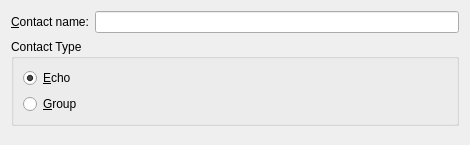
<ui version="4.0" >
 <class>ircAddUI</class>
 <widget class="QWidget" name="ircAddUI" >
  <property name="geometry" >
   <rect>
    <x>0</x>
    <y>0</y>
    <width>466</width>
    <height>145</height>
   </rect>
  </property>
  <layout class="QVBoxLayout" >
   <item>
    <layout class="QHBoxLayout" >
     <property name="spacing" >
      <number>6</number>
     </property>
     <property name="leftMargin" >
      <number>0</number>
     </property>
     <property name="topMargin" >
      <number>0</number>
     </property>
     <property name="rightMargin" >
      <number>0</number>
     </property>
     <property name="bottomMargin" >
      <number>0</number>
     </property>
     <item>
      <widget class="QLabel" name="textLabel1" >
       <property name="toolTip" >
        <string>The account name of the account you would like to add.</string>
       </property>
       <property name="whatsThis" >
        <string>The account name of the account you would like to add.</string>
       </property>
       <property name="text" >
        <string>&amp;Contact name:</string>
       </property>
       <property name="buddy" >
        <cstring>m_uniqueName</cstring>
       </property>
      </widget>
     </item>
     <item>
      <widget class="QLineEdit" name="m_uniqueName" >
       <property name="toolTip" >
        <string>The account name of the account you would like to add.</string>
       </property>
       <property name="whatsThis" >
        <string>The account name of the account you would like to add.</string>
       </property>
      </widget>
     </item>
    </layout>
   </item>
   <item>
    <widget class="QGroupBox" name="groupBox" >
     <property name="title" >
      <string>Contact Type</string>
     </property>
     <layout class="QVBoxLayout" >
      <item>
       <widget class="QRadioButton" name="m_rbEcho" >
        <property name="toolTip" >
         <string>Hey look!  Only one option.  Could you please make this a dropdown and add Null?</string>
        </property>
        <property name="whatsThis" >
         <string>Hey look!  Only one option.  Could you please make this a dropdown and add Null?</string>
        </property>
        <property name="text" >
         <string>&amp;Echo</string>
        </property>
        <property name="checked" >
         <bool>true</bool>
        </property>
       </widget>
      </item>
      <item>
       <widget class="QRadioButton" name="m_rbGroup" >
        <property name="text" >
         <string>&amp;Group</string>
        </property>
       </widget>
      </item>
     </layout>
    </widget>
   </item>
   <item>
    <spacer>
     <property name="orientation" >
      <enum>Qt::Vertical</enum>
     </property>
     <property name="sizeType" >
      <enum>QSizePolicy::Expanding</enum>
     </property>
     <property name="sizeHint" >
      <size>
       <width>448</width>
       <height>201</height>
      </size>
     </property>
    </spacer>
   </item>
  </layout>
 </widget>
 <resources/>
 <connections/>
</ui>
